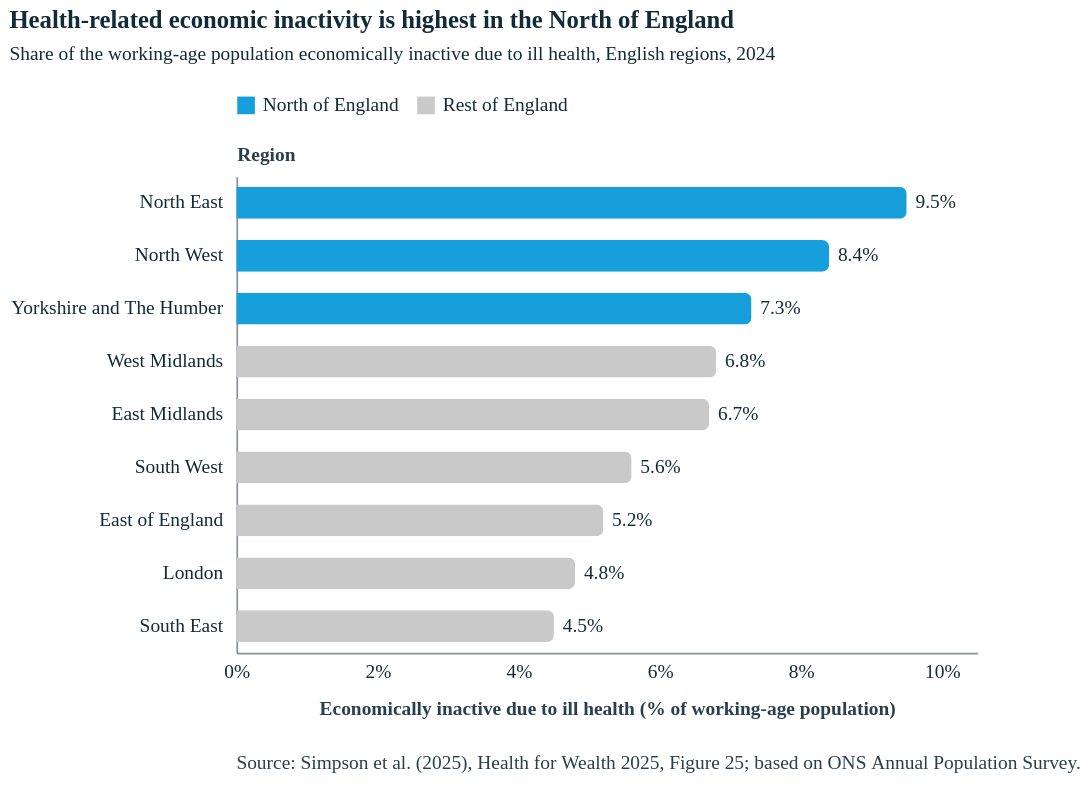

Specify this chart in Vega-Lite:
### Vega-Lite specification from a JSON file in a GitHub repository (floating-point values rounded to 4 significant figures)
{"config": {"font": "Circular Std", "mark": {"line": {"interpolate": "linear"}}, "view": {"stroke": "transparent"}, "range": {"category": ["#179fdb", "#e6224b", "#f4c245", "#122b39", "#eb5c2e", "#36b7b4"], "diverging": ["#E6224B", "#E54753", "#C9C9C9", "#179FDB", "#122B39"], "heatmap": ["#C9C9C9", "#179FDB", "#0063AF", "#122B39"], "ordinal": ["#00A767", "#36B7B4", "#179FDB", "#0063AF", "#243B5A"]}, "axisX": {"labelColor": "#122b39", "tickColor": "#122b39", "domainColor": "#122b39", "domainOpacity": 0.5, "gridOpacity": 0, "labelFont": "Circular Std", "labelAngle": 0, "labelAlign": "center", "labelFontSize": 11, "labelPadding": 5, "tickCount": 10, "tickSize": 0, "title": "", "titleColor": "#122b39", "titleOpacity": 0.9, "titlePadding": 10}, "axisY": {"labelColor": "#122b39", "labelFont": "Circular Std", "tickColor": "#122b39", "domainColor": "#122b39", "gridColor": "#122b39", "gridDash": [1, 5], "gridOpacity": 0.5, "labelPadding": 5, "labelFontSize": 11, "domainOpacity": 0.5, "tickSize": 0, "title": null, "titleAlign": "left", "titleAngle": 0, "titleBaseline": "bottom", "titleColor": "#122b39", "titleOpacity": 0.9, "titleX": 0, "titleY": -7}, "legend": {"labelFont": "Circular Std", "titleFont": "Circular Std", "labelFontSize": 11, "labelColor": "#122b39", "title": null, "symbolStrokeWidth": 0, "orient": "top", "direction": "horizontal", "offset": 16}}, "vconcat": [{"layer": [{"mark": {"type": "bar", "cornerRadiusEnd": 4, "height": 18}, "encoding": {"color": {"field": "group", "scale": {"domain": ["North of England", "Rest of England"], "range": ["#179fdb", "#C9C9C9"]}, "type": "nominal"}, "tooltip": [{"field": "region", "title": "Region", "type": "nominal"}, {"field": "share", "format": ".1%", "title": "Inactive due to ill health", "type": "quantitative"}], "x": {"axis": {"format": ".0%", "tickCount": 6, "title": "Economically inactive due to ill health (% of working-age population)"}, "field": "share", "scale": {"domain": [0, 0.105]}, "type": "quantitative"}, "y": {"axis": {"labelPadding": 8, "title": "Region"}, "field": "region", "sort": ["North East", "North West", "Yorkshire and The Humber", "West Midlands", "East Midlands", "South West", "East of England", "London", "South East"], "type": "nominal"}}}, {"mark": {"type": "text", "align": "left", "color": "#122b39", "dx": 5, "font": "Circular Std", "fontSize": 11}, "encoding": {"text": {"field": "label", "type": "nominal"}, "x": {"axis": {"format": ".0%", "tickCount": 6, "title": "Economically inactive due to ill health (% of working-age population)"}, "field": "share", "scale": {"domain": [0, 0.105]}, "type": "quantitative"}, "y": {"axis": {"labelPadding": 8, "title": "Region"}, "field": "region", "sort": ["North East", "North West", "Yorkshire and The Humber", "West Midlands", "East Midlands", "South West", "East of England", "London", "South East"], "type": "nominal"}}}], "data": {"name": "data-60d29ba9861ec607bb25bedd373d1463"}, "height": 270, "width": 420}, {"data": {"name": "data-3096c174664ba85926b28e4dc1ecbe6c"}, "mark": {"type": "text", "align": "left", "baseline": "top", "color": "#122b39", "font": "Circular Std", "fontSize": 11, "lineBreak": "\n", "lineHeight": 14, "opacity": 0.9}, "encoding": {"text": {"field": "t", "type": "nominal"}, "x": {"value": 0}, "y": {"value": 0}}, "height": 14, "width": 400}], "spacing": 18, "title": {"text": "Health-related economic inactivity is highest in the North of England", "anchor": "start", "color": "#122b39", "font": "Circular Std", "fontSize": 14, "fontWeight": 600, "offset": 18, "subtitle": "Share of the working-age population economically inactive due to ill health, English regions, 2024", "subtitleColor": "#122b39", "subtitleFont": "Circular Std", "subtitleFontSize": 11, "subtitlePadding": 6}, "$schema": "https://vega.github.io/schema/vega-lite/v6.1.0.json", "datasets": {"data-60d29ba9861ec607bb25bedd373d1463": [{"region": "North East", "rate": 9.5, "group": "North of England", "share": 0.095, "label": "9.5%"}, {"region": "North West", "rate": 8.4, "group": "North of England", "share": 0.084, "label": "8.4%"}, {"region": "Yorkshire and The Humber", "rate": 7.3, "group": "North of England", "share": 0.073, "label": "7.3%"}, {"region": "West Midlands", "rate": 6.8, "group": "Rest of England", "share": 0.068, "label": "6.8%"}, {"region": "East Midlands", "rate": 6.7, "group": "Rest of England", "share": 0.067, "label": "6.7%"}, {"region": "South West", "rate": 5.6, "group": "Rest of England", "share": 0.056, "label": "5.6%"}, {"region": "East of England", "rate": 5.2, "group": "Rest of England", "share": 0.052, "label": "5.2%"}, {"region": "London", "rate": 4.8, "group": "Rest of England", "share": 0.048, "label": "4.8%"}, {"region": "South East", "rate": 4.5, "group": "Rest of England", "share": 0.045, "label": "4.5%"}], "data-3096c174664ba85926b28e4dc1ecbe6c": [{"t": "Source: Simpson et al. (2025), Health for Wealth 2025, Figure 25; based on ONS Annual Population Survey."}]}}
